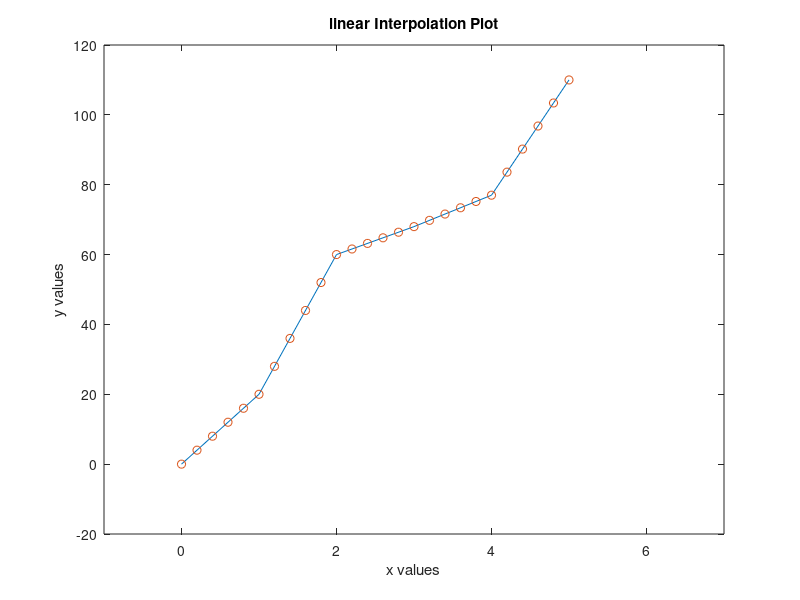

Source code (MATLAB):
clear
clc
close all
x = 0:5;
y = [0, 20, 60, 68, 77, 110];
interp1(x, y ,1.5)
new_x = 0:0.2:5
length(new_x)
new_y = interp1(x,y,new_x)
length(new_y)
plot(x, y)
hold on
plot(new_x, new_y, 'o')
axis([-1,7,-20,120])
title('linear Interpolation Plot')
xlabel('x values') ; ylabel('y values')

